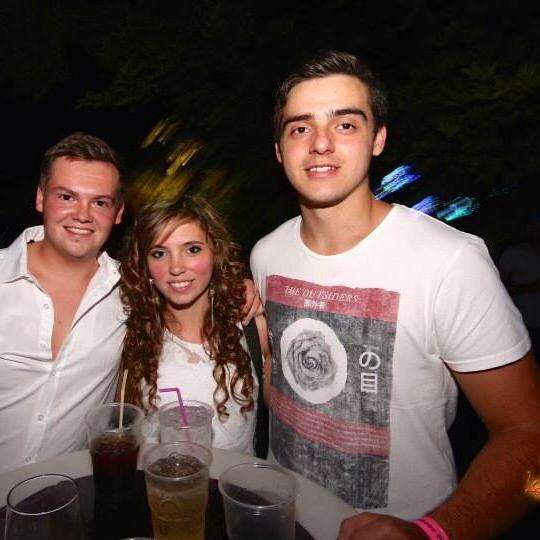
#> input picture Photos/11083857_977287355622671_8066917207743975179_n.jpg, 540 x 540 px
$ python -i Photo_transform.py   (imports and definitions only)
#> lines starting #> are read from the running program, lines starting #| are printed output that depends on the picture
#pylint:disable=no-member
import cv2 as cv
import numpy as np
import random
import os
from textwrap import TextWrapper

# Select random pictures from directory
directory = "Photos"

# Access quotes from txt
# [1 line not run here, left out]
# [1 line that did not run here, left out]

# Random photo vars
num_files = len([f for f in os.listdir(directory)if os.path.isfile(os.path.join(directory, f))])
rand_pos = random.randint(1,num_files)

# Select a Random photo
def randomPhoto(photo_directory,rand_num):
    for idx ,filename in enumerate(os.listdir(directory)):
        print(rand_pos)
        if rand_pos == idx:
            print(filename)
            return cv.imread(directory + "/" + filename)


# Select random image effect
def effectRandomizer(photo):
    rand_pos = random.randint(1,3)
    if rand_pos == 1:
        return cv.cvtColor(photo, cv.COLOR_BGR2GRAY)
    elif rand_pos == 2:
        gray = cv.cvtColor(photo, cv.COLOR_BGR2GRAY)
        gauss = cv.GaussianBlur(gray, (3,3), 0)
        lap = cv.Laplacian(gauss, cv.CV_16S,ksize=3)
        return np.uint8(np.absolute(lap))
    elif rand_pos == 3:
        return photo

# Random text place
# [1 line that did not run here, left out]
# randomly choose quote and assign it to text variable
# [13 lines left out: function randomQuote, not called in this run]

# Call random photo
photo = randomPhoto(directory, rand_pos)
# Call random quote
# [1 line that did not run here, left out]
# Call random effect and image
# [1 line that did not run here, left out]

# Text on image variables
# [1 line that did not run here, left out]
font_scale = .6
colour = (255, 255, 255)
thickness = 1
font = cv.FONT_HERSHEY_DUPLEX
line_type = cv.LINE_AA
# [1 line that did not run here, left out]
# [1 line that did not run here, left out]
# [1 line that did not run here, left out]

# Place text
# [53 lines left out: function placeText, not called in this run]
# Call place text
# [1 line not run here, left out]

>>> import cv2
>>> picture = cv2.imread('Photos/11083857_977287355622671_8066917207743975179_n.jpg')
#> picture is the input picture: shape (540, 540, 3); mean B, G, R 70.9, 76.5, 94.2
>>> result = effectRandomizer(picture)
#> in effectRandomizer (call 2), `return cv.cvtColor(photo, cv.COLOR_BGR2GRAY)`:
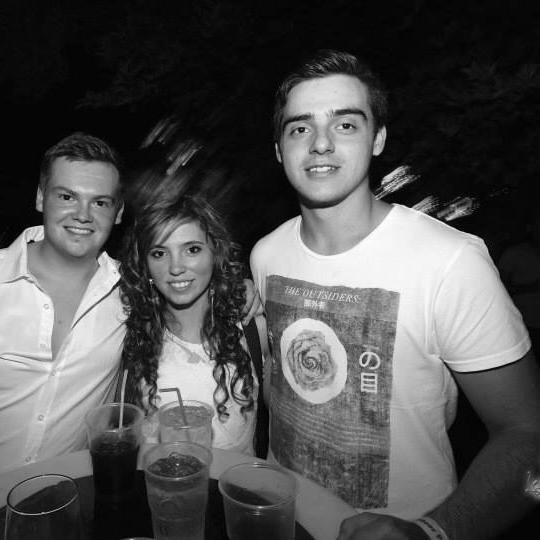
#> returned value: shape (540, 540); min 0, max 255, mean 81.2
